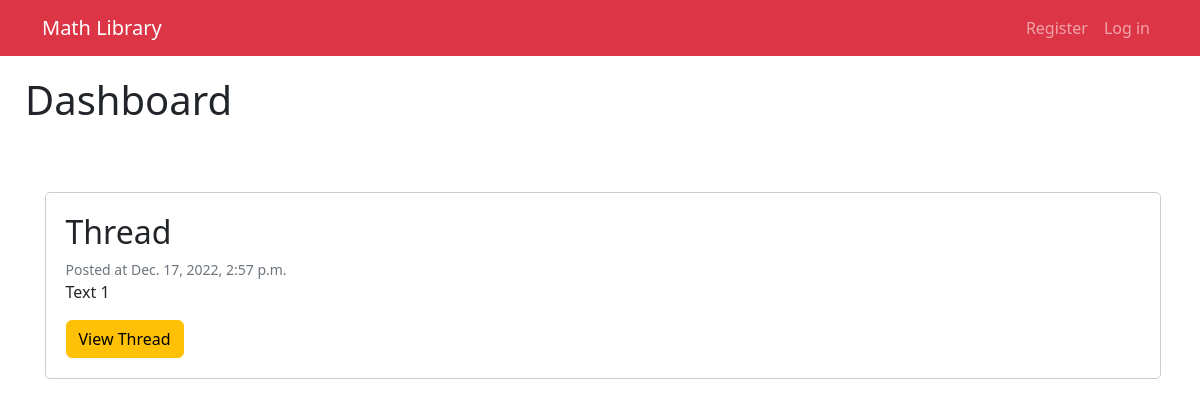
The app's page /dashboard, older data.
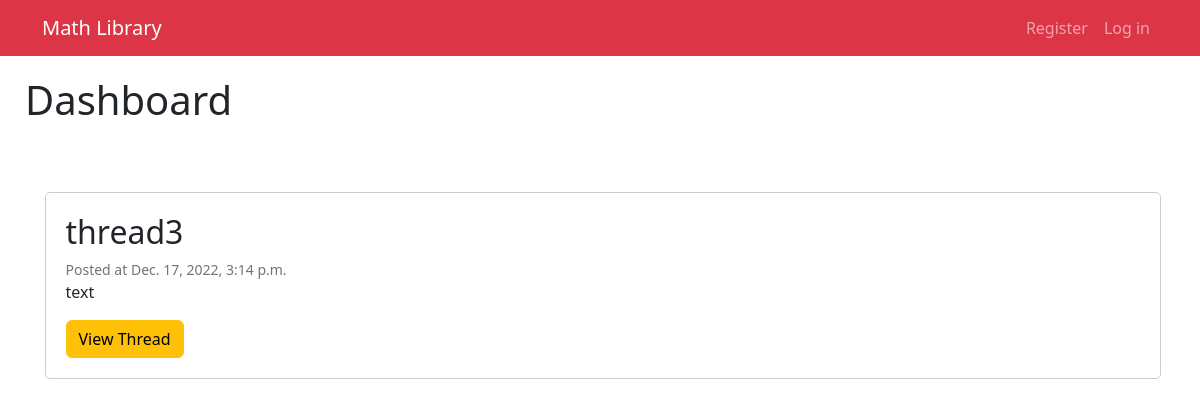
The same page, newer data.
### PythonWebFrameworkExam/web/models.py (models this page shows)
class Thread(models.Model):
    thread_title = models.CharField(
        max_length=255,
        null=False,
        blank=False,
        verbose_name='Thread Name',
    )
    thread_text = models.TextField(
        blank=False,
        null=False,
    )
    date = models.DateTimeField(auto_now_add=True)
    class Meta:
        ordering = ['-date']

### PythonWebFrameworkExam/web/views.py (the view)
# urls.py: path('dashboard', views.dashboard_page, name='dashboard'),
def dashboard_page(request):
    threads = Thread.objects.all()
    return render(request, 'dashboard.html', {'threads': threads})

### templates/dashboard.html (shortened to what this page needs)
{% include 'navigation.html' %}
<head>
</head>
<body>
    <section>
        <h1>Dashboard</h1>
    </section>
{% if 'create' not in request.path  %}
    {% if threads %}
        <section class="section">
            <div class="container">
            {% for thread in threads %}
                <div>
                    <div class="card">
                        <div class="thread block">
                            <h2 class="title">{{ thread.thread_title }}</h2>
                            <small class="text-muted">Posted at {{ thread.date }}</small>
                            <p>{{ thread.thread_text }}</p>
                        <a href="{% url 'thread_details' pk=thread.pk %}" class="btn btn-warning">View Thread</a>
                        </div>
                    </div>
                </div>
            {% endfor %}
            </div>
        </section>
    {% else %}
        <h1>No threads yet!</h1>
    {% endif %}
{% endif %}
</body>

Row changes from the older to the newer data that the page shows:
removed Thread: thread_title "Thread", date "Dec. 17, 2022, 2:57 p.m.", thread_text "Text 1"
added Thread: thread_title "thread3", date "Dec. 17, 2022, 3:14 p.m.", thread_text "text"
